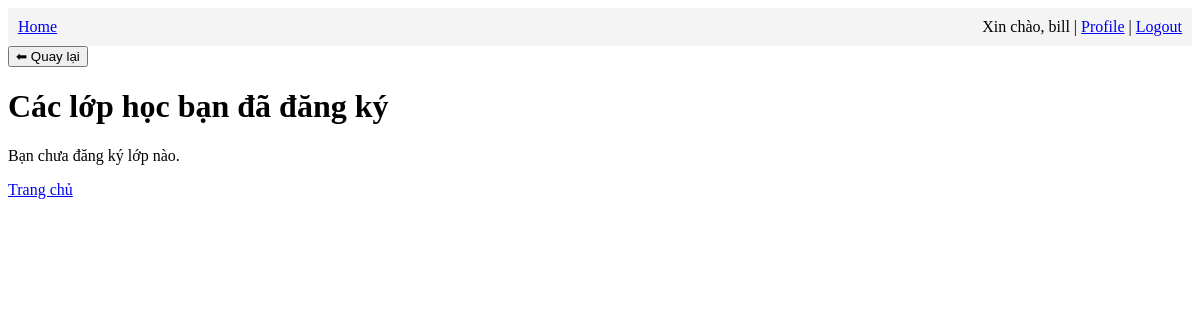
Page /user/user_class (signed in) on the earlier database version.
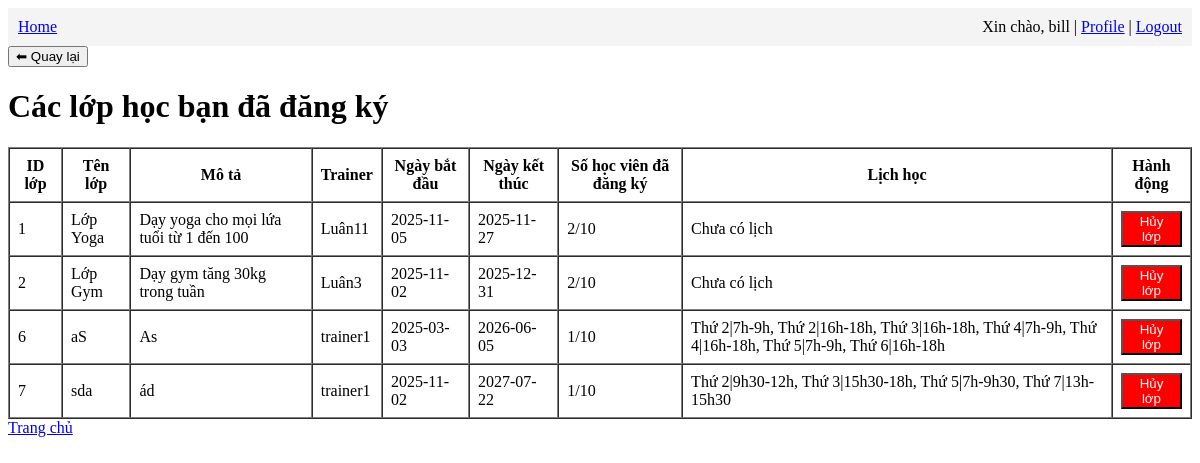
Same page on the later database version.
### app/models.py (models this page shows)
class Class(db.Model):
    id = db.Column(db.Integer, primary_key=True)
    name = db.Column(db.String(128), nullable=False)
    description = db.Column(db.Text)
    trainer_name = db.Column(db.String(128))
    start_date = db.Column(db.Date)
    end_date = db.Column(db.Date)
    schedule = db.Column(db.Text)

### app/user/routes.py (the view)
@bp.route('/user_class')
@login_required
def user_class():
    registered = (
        db.session.query(Class)
        .join(UserClass)
        .filter(UserClass.user_id == current_user.id)
        .all()
    )
    class_data = []
    for c in registered:
        count = UserClass.query.filter_by(class_id=c.id).count()
        class_data.append({
            "class": c,
            "count": count
        })
    return render_template('user/user_class.html', classes=class_data)

### app/models.py (called while the page is built)
@login.user_loader
def load_user(id):
    return db.session.get(User, int(id))

### app/user/templates/user/user_class.html (shortened to what this page needs)
{% extends "base.html" %}
{% block content %}
<h1>Các lớp học bạn đã đăng ký</h1>
{% if classes %}
<table border="1" cellpadding="8" cellspacing="0">
    <tr>
        <th>ID lớp</th>
        <th>Tên lớp</th>
        <th>Mô tả</th>
        <th>Trainer</th>
        <th>Ngày bắt đầu</th>
        <th>Ngày kết thúc</th>
        <th>Số học viên đã đăng ký</th>
        <th>Lịch học</th>
        <th>Hành động</th>
    </tr>
    {% for item in classes %}
    <tr>
        <td>{{ item.class.id }}</td>
        <td>{{ item.class.name }}</td>
        <td>{{ item.class.description }}</td>
        <td>{{ item.class.trainer_name }}</td>
        <td>{{ item.class.start_date }}</td>
        <td>{{ item.class.end_date }}</td>
        <td>{{ item.count }}/10</td>
        <td>
            {% if item.class.schedule %}
                {{ item.class.schedule.replace(",", ", ") }}
            {% else %}
                Chưa có lịch
            {% endif %}
        </td>
        <td>
            <form method="POST" action="{{ url_for('user.cancel_class', class_id=item.class.id) }}">
                <button style="background:red; color:white;">Hủy lớp</button>
            </form>
        </td>
    </tr>
    {% endfor %}
</table>
{% else %}
    <p>Bạn chưa đăng ký lớp nào.</p>
{% endif %}
<a href="{{ url_for('user.dashboard') }}">Trang chủ</a>
{% endblock %}

Differences in the rows shown:
added Class: class.id "1", class.name "Lớp Yoga", class.description "Dạy yoga cho mọi lứa tuổi từ 1 đến 100", class.trainer_name "Luân11", class.start_date "2025-11-05", class.end_date "2025-11-27"
added Class: class.id "2", class.name "Lớp Gym", class.description "Dạy gym tăng 30kg trong tuần", class.trainer_name "Luân3", class.start_date "2025-11-02", class.end_date "2025-12-31"
added Class: class.id "6", class.name "aS", class.description "As", class.trainer_name "trainer1", class.start_date "2025-03-03", class.end_date "2026-06-05", class.schedule.replace "Thứ 2|7h-9h, Thứ 2|16h-18h, Thứ 3|16h-18h, Thứ 4|7h-9h, Thứ 4|16h-18h, Thứ 5|7h-9h, Thứ 6|16h-18h"
added Class: class.id "7", class.name "sda", class.description "ád", class.trainer_name "trainer1", class.start_date "2025-11-02", class.end_date "2027-07-22", class.schedule.replace "Thứ 2|9h30-12h, Thứ 3|15h30-18h, Thứ 5|7h-9h30, Thứ 7|13h-15h30"
Other differences:
text no longer shown: "Bạn chưa đăng ký lớp nào."
text now shown: "ID lớp Tên lớp Mô tả Trainer Ngày bắt đầu Ngày kết thúc Số học viên đã đăng ký Lịch học Hành động"
new list line: "2 /10 Chưa có lịch Hủy lớp"
new list line: "1 /10 Hủy lớp"
